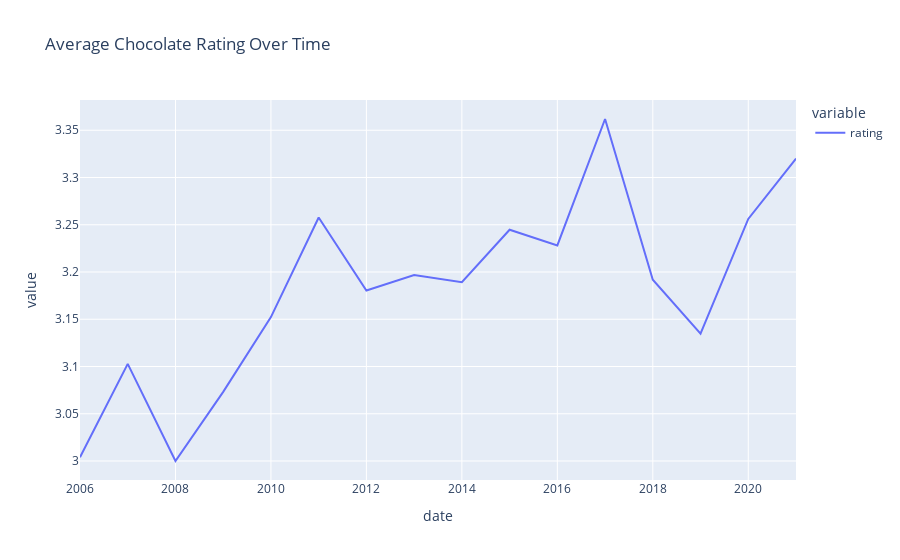

This figure's notebook cell:
### Code cell
px.line(data_frame=data.groupby('date').mean()['rating'], title='Average Chocolate Rating Over Time')

### Figure 1 — Plotly figure (JSON) as saved in the notebook; plotly's stock layout.template omitted (floating-point values rounded to 4 significant figures)
{"data": [{"hovertemplate": "variable=rating<br>date=%{x}<br>value=%{y}<extra></extra>", "legendgroup": "rating", "line": {"color": "#636efa", "dash": "solid"}, "marker": {"symbol": "circle"}, "mode": "lines", "name": "rating", "orientation": "v", "showlegend": true, "type": "scatter", "x": [2006, 2007, 2008, 2009, 2010, 2011, 2012, 2013, 2014, 2015, 2016, 2017, 2018, 2019, 2020, 2021], "xaxis": "x", "y": [3.004, 3.103, 3, 3.073, 3.152, 3.258, 3.18, 3.197, 3.189, 3.245, 3.228, 3.362, 3.192, 3.135, 3.256, 3.32], "yaxis": "y"}], "layout": {"legend": {"title": {"text": "variable"}, "tracegroupgap": 0}, "title": {"text": "Average Chocolate Rating Over Time"}, "xaxis": {"anchor": "y", "domain": [0, 1], "title": {"text": "date"}}, "yaxis": {"anchor": "x", "domain": [0, 1], "title": {"text": "value"}}}}
